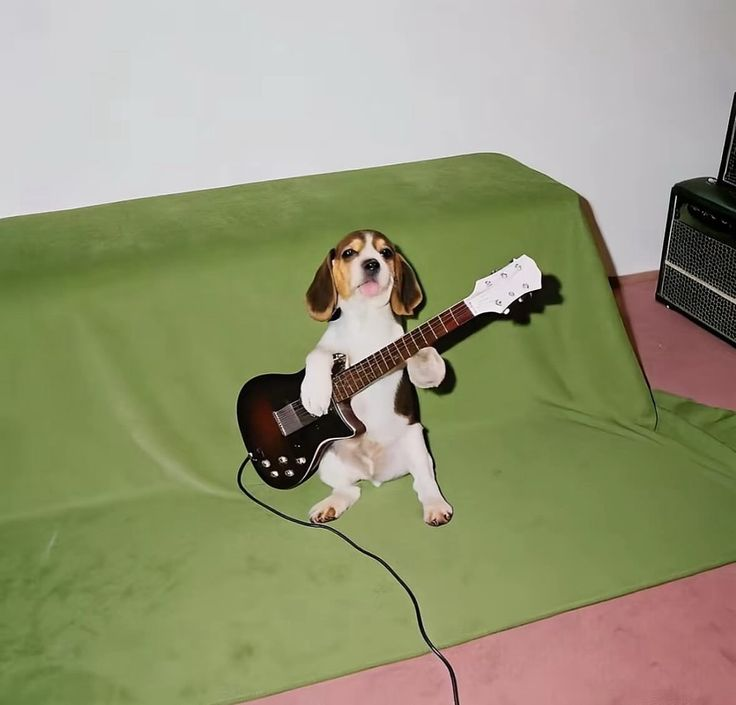
#> input picture dog-guitar.jpg, 736 x 705 px
$ python main.py
#> lines starting #> are read from the running program, lines starting #| are printed output that depends on the picture
from PIL import Image

#3x3 matrix of the surrounding pixels
#find the average colour of the surrounding pixels
#change every pixel in 3x3 matrix to the average colour


def main():
    image_path = "dog-guitar.jpg"
    width, height = Image.open(image_path).size
#> width = 736; height = 705
    k = 21
    if k > width // 9 or k > height // 9 or k % 2 == 0:
        print("Error: k is too large for the image dimensions OR k is not odd.")
        return

    pixel_matrix = get_2d_array(image_path)
#> in get_2d_array, img is the input picture: PIL image 736x705 RGB; mean R, G, B 148.2, 150.3, 117.7
#> in get_2d_array, `pixel_data = list(img.getdata())`: pixel_data = 518880 items
#> after the loop in get_2d_array, `for i in range(height):`: two_d_array = 705 items
#> pixel_matrix = 705 items
    loop_through_pixels(pixel_matrix, width, height, k)
    pixel_array = [pixel for row in pixel_matrix for pixel in row]
#> pixel_array = 518880 items
    new_img = Image.new("RGB", (width, height))
#> new_img: PIL image 736x705 RGB; every value is 0
    new_img.putdata(pixel_array)
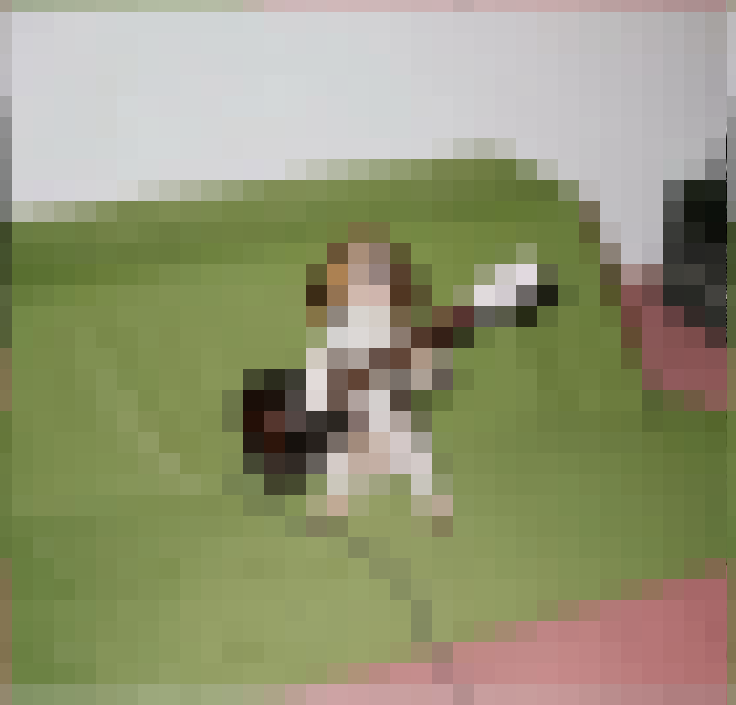
#> new_img: PIL image 736x705 RGB; mean R, G, B 147.7, 149.8, 117.2
    new_img.save("output_image.jpg")


def loop_through_pixels(pixel_matrix, width, height, k):
    neighbors = []
    half = k // 2

    for m in range(0 - half , half + 1):
        for n in range(0 - half , half + 1):
            neighbors.append((m, n))

    for i in range(1, height - 3, k):
        for j in range(1, width - 3, k):
            r_total, g_total, b_total = 0, 0, 0
            count = 0
            for dx, dy in neighbors:
                x, y = i + dx, j + dy

                r, g, b = pixel_matrix[x][y]
                r_total += r
                g_total += g
                b_total += b
                count += 1

            if count > 0:
                r_avg = r_total // count
                g_avg = g_total // count
                b_avg = b_total // count
                for dx, dy in neighbors:
                    x, y = i + dx, j + dy
                    pixel_matrix[x][y] = (r_avg, g_avg, b_avg)


def get_2d_array(image_path):
    try:
        img = Image.open(image_path)
    except FileNotFoundError:
        print(f"Error: Image not found at {image_path}")
        return None

    width, height = img.size
    pixel_data = list(img.getdata()) # Get a flat sequence of pixel values

    # Reshape the 1D sequence into a 2D list
    two_d_array = []
    for i in range(height):
        row = pixel_data[i * width : (i + 1) * width]
        two_d_array.append(row)

    return two_d_array


if __name__ == "__main__":
    main()
